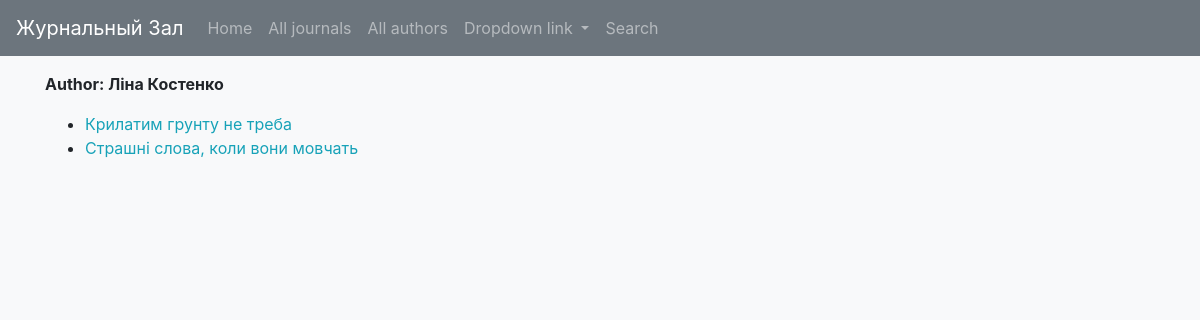
/catalog/author/3, run on the app's committed database.
### catalog/models.py (models this page shows, shortened)
class Author(models.Model):
    first_name = models.CharField(max_length=100)
    last_name = models.CharField(max_length=100)
    full_name = str(first_name) + " " + str(last_name)
    class Meta:
        ordering = ['first_name', 'last_name']

class Publication(models.Model):
    title = models.TextField(help_text='Text of the publication', blank=True,)
    author = models.ForeignKey(Author, on_delete=models.SET_NULL, max_length=200, null=True,)
    journal = models.ForeignKey(Journal, on_delete=models.SET_NULL, max_length=200, null=True,)
    text = models.TextField(help_text='Text of the publication', blank=True,)
    year = models.IntegerField(null=True, blank=True, default=None,)
    issue = models.ForeignKey(Edition, on_delete=models.SET_NULL, max_length=200, null=True,)
    url = models.TextField(help_text='Text of the publication', blank=True,)
    def get_absolute_url(self):
        return reverse('publication-detail', args=[str(self.id)])

### catalog/views.py (the view)
# urls.py: path('author/<int:pk>', views.AuthorDetailView.as_view(), name='author-detail'),
class AuthorDetailView(generic.DetailView):
    model = Author

### catalog/templates/catalog/author_detail.html
{% extends "catalog/base_generic.html" %}
{% block content %}
<p><strong>Author: {{ author.first_name }} {{ author.last_name }} </strong>
    {% if author.publication_set.all %}
    <ul>
      {% for publication in author.publication_set.all %}
        <li>
          <a class="text-info" href="{{ publication.get_absolute_url }}">{{ publication.title }}</a>
        </li>
      {% endfor %}
    </ul>
    {% else %}
      <p>У этого автора нет публикаций. </p>
    {% endif %}
{% endblock %}

### catalog/static/catalog/main.css (style rules this page uses)
ul { margin: 0; }

### data on the page
Author: first_name "Ліна", last_name "Костенко"
Publication: title "Крилатим грунту не треба"
Publication: title "Страшні слова, коли вони мовчать"
